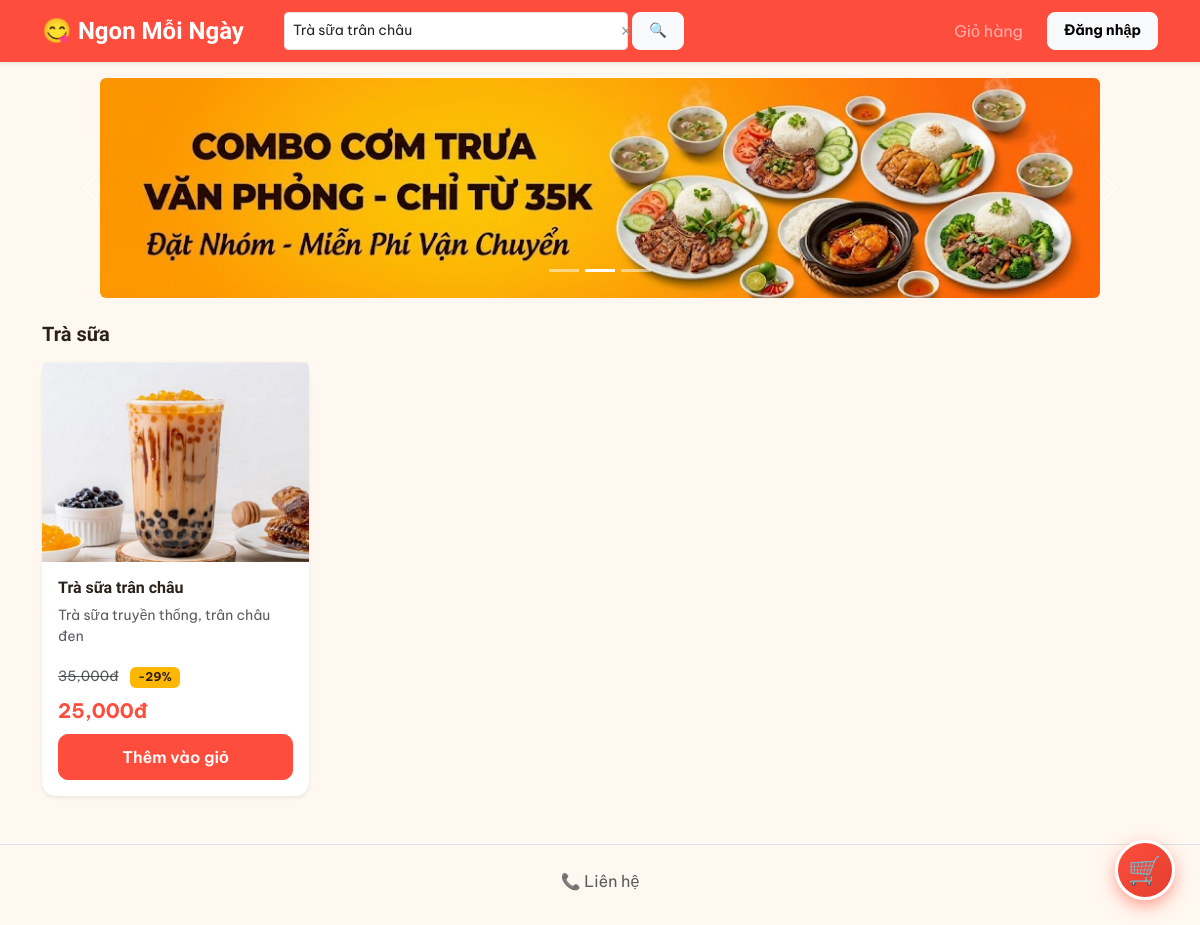
The app's page /index.php?tim=Trà sữa trân châu with its own data.
### tables this page shows
CREATE TABLE `banner` (
  `id` int(11) NOT NULL,
  `hinh_anh` varchar(255) NOT NULL,
  `tieu_de` varchar(200) DEFAULT NULL,
  `thu_tu` int(11) NOT NULL DEFAULT 0,
  `kich_hoat` tinyint(1) NOT NULL DEFAULT 1
);

CREATE TABLE `danh_muc` (
  `id` int(11) NOT NULL,
  `ten_danh_muc` varchar(100) NOT NULL
);

CREATE TABLE `mon_an` (
  `id` int(11) NOT NULL,
  `ten_mon` varchar(150) NOT NULL,
  `gia` decimal(10,0) NOT NULL,
  `gia_goc` decimal(10,0) DEFAULT NULL,
  `gia_von` decimal(10,0) NOT NULL DEFAULT 0,
  `noi_bat` tinyint(1) NOT NULL DEFAULT 0,
  `mo_ta` text DEFAULT NULL,
  `hinh_anh` varchar(255) DEFAULT NULL,
  `id_danh_muc` int(11) DEFAULT NULL,
  `con_hang` tinyint(1) DEFAULT 1
);

### index.php (the view, shortened to what this page needs)
<?php
include 'config/ketnoi.php';
include 'includes/header.php';
$tu_khoa = isset($_GET['tim']) ? trim($_GET['tim']) : '';
$ket_qua_danhmuc = $conn->query("SELECT * FROM danh_muc");
$danh_sach_danh_muc = [];
while ($row = $ket_qua_danhmuc->fetch_assoc()) { $danh_sach_danh_muc[] = $row; }
$ds_banner = $conn->query("SELECT * FROM banner WHERE kich_hoat = 1 ORDER BY thu_tu ASC");
$banners = [];
while ($b = $ds_banner->fetch_assoc()) { $banners[] = $b; }
$icon_danh_muc = [
    'Trà sữa' => '🧋', 'Cơm' => '🍚', 'Đồ ăn vặt' => '🍟',
    'Bún - Phở' => '🍜', 'Burger - Pizza' => '🍔', 'Nước uống' => '🥤',
    'Tráng miệng' => '🍰', 'Món chay' => '🥗', 'Lẩu - Nướng' => '🍢',
];
$gio_hien_tai = (int) date('H');
if ($gio_hien_tai >= 5 && $gio_hien_tai < 10) {
    $khung_gio = 'sang'; $tieu_de_khung_gio = '☀️ Gợi ý bữa sáng cho bạn';
} elseif ($gio_hien_tai >= 10 && $gio_hien_tai < 14) {
    $khung_gio = 'trua'; $tieu_de_khung_gio = '🌤️ Gợi ý bữa trưa cho bạn';
} elseif ($gio_hien_tai >= 14 && $gio_hien_tai < 22) {
    $khung_gio = 'toi'; $tieu_de_khung_gio = '🌙 Gợi ý bữa tối cho bạn';
} else {
    $khung_gio = 'toi'; $tieu_de_khung_gio = '🌃 Đói bụng đêm khuya? Thử ngay';
}
$map_khung_gio = [
    'Bún - Phở'      => ['sang', 'trua'],
    'Cơm'            => ['trua', 'toi'],
    'Trà sữa'        => ['sang', 'trua', 'toi'],
    'Đồ ăn vặt'      => ['toi'],
    'Burger - Pizza' => ['trua', 'toi'],
    'Nước uống'      => ['sang', 'trua', 'toi'],
    'Tráng miệng'    => ['trua', 'toi'],
    'Món chay'       => ['trua', 'toi'],
    'Lẩu - Nướng'    => ['toi'],
];
$id_danh_muc_phu_hop = [];
foreach ($danh_sach_danh_muc as $dm) {
    $slots = $map_khung_gio[$dm['ten_danh_muc']] ?? ['sang', 'trua', 'toi'];
    if (in_array($khung_gio, $slots)) {
        $id_danh_muc_phu_hop[] = $dm['id'];
    }
}
?>
<?php if (count($banners) > 0): ?>
<div id="bannerThat" class="carousel slide mt-3" data-bs-ride="carousel" data-bs-interval="2500">
    <div class="carousel-indicators">
        <?php foreach ($banners as $i => $b): ?>
            <button type="button" data-bs-target="#bannerThat" data-bs-slide-to="<?php echo $i; ?>" class="<?php echo $i==0?'active':''; ?>"></button>
        <?php endforeach; ?>
    </div>
    <div class="carousel-inner rounded" style="max-width:1000px;margin:0 auto;">
        <?php foreach ($banners as $i => $b): ?>
        <div class="carousel-item <?php echo $i==0?'active':''; ?>">
            <img src="assets/img/<?php echo $b['hinh_anh']; ?>" class="d-block w-100" style="height:220px;object-fit:cover;">
        </div>
        <?php endforeach; ?>
    </div>
    <?php if (count($banners) > 1): ?>
    <button class="carousel-control-prev" type="button" data-bs-target="#bannerThat" data-bs-slide="prev">
        <span class="carousel-control-prev-icon"></span>
    </button>
    <button class="carousel-control-next" type="button" data-bs-target="#bannerThat" data-bs-slide="next">
        <span class="carousel-control-next-icon"></span>
    </button>
    <?php endif; ?>
</div>
<?php endif; ?>
<div class="container my-4">
    <?php if ($tu_khoa == ''): ?>
        <h4 class="fw-bold mb-3">Danh mục món ăn</h4>
        <div class="row row-cols-2 row-cols-md-3 row-cols-lg-4 g-3 mb-5">
            <?php $idx = 0; foreach ($danh_sach_danh_muc as $dm):
                $idx++;
                $icon = $icon_danh_muc[$dm['ten_danh_muc']] ?? '🍽️';
                $mau = ['var(--primary)','var(--secondary)','var(--accent)'][$idx % 3];
            ?>
            <div class="col">
                <a href="danh_muc.php?id=<?php echo $dm['id']; ?>" class="text-decoration-none">
                    <div class="card h-100 shadow-sm border-0 text-center">
                        <div class="card-body py-4">
                            <div class="fs-1 mb-2"><?php echo $icon; ?></div>
                            <h6 class="fw-bold mb-0" style="color:<?php echo $mau; ?>;"><?php echo $dm['ten_danh_muc']; ?></h6>
                        </div>
                    </div>
                </a>
            </div>
            <?php endforeach; ?>
        </div>
        <?php if (count($id_danh_muc_phu_hop) > 0):
            $placeholders = implode(',', array_fill(0, count($id_danh_muc_phu_hop), '?'));
            $types = str_repeat('i', count($id_danh_muc_phu_hop));
            $sql_kg = "SELECT * FROM mon_an WHERE id_danh_muc IN ($placeholders) ORDER BY RAND() LIMIT 8";
            $stmt_kg = $conn->prepare($sql_kg);
            $stmt_kg->bind_param($types, ...$id_danh_muc_phu_hop);
            $stmt_kg->execute();
            $ds_khung_gio = $stmt_kg->get_result();
            if ($ds_khung_gio->num_rows > 0):
        ?>
        <h4 class="fw-bold mb-3"><?php echo $tieu_de_khung_gio; ?></h4>
        <div class="row row-cols-2 row-cols-md-3 row-cols-lg-4 g-3 mb-5">
            <?php while ($mon = $ds_khung_gio->fetch_assoc()) { include 'includes/the_mon_an.php'; } ?>
        </div>
        <?php endif; endif; ?>
        <?php
        $ds_banchay = $conn->query("
            SELECT mon_an.*, SUM(chi_tiet_don_hang.so_luong) as tong_ban
            FROM mon_an
            JOIN chi_tiet_don_hang ON chi_tiet_don_hang.id_mon = mon_an.id
            JOIN don_hang ON chi_tiet_don_hang.id_don_hang = don_hang.id
            WHERE don_hang.trang_thai != 'da_huy'
            GROUP BY mon_an.id
            ORDER BY tong_ban DESC
            LIMIT 8
        ");
        if ($ds_banchay->num_rows > 0):
        ?>
        <h4 class="fw-bold mb-3">🏆 Top món bán chạy</h4>
        <div class="row row-cols-2 row-cols-md-3 row-cols-lg-4 g-3 mb-5">
            <?php while ($mon = $ds_banchay->fetch_assoc()) { include 'includes/the_mon_an.php'; } ?>
        </div>
        <?php endif; ?>
        <?php
        $ds_giam_gia = $conn->query("
            SELECT * FROM mon_an
            WHERE gia_goc IS NOT NULL AND gia_goc > gia
            ORDER BY (1 - gia/gia_goc) DESC
            LIMIT 8
        ");
        if ($ds_giam_gia->num_rows > 0):
        ?>
        <div class="d-flex align-items-center gap-2 mb-3">
            <h4 class="fw-bold mb-0">🔥 Giảm giá sâu</h4>
            <span class="badge" style="background:var(--accent);color:var(--dark);">Số lượng có hạn</span>
        </div>
        <div class="row row-cols-2 row-cols-md-3 row-cols-lg-4 g-3 mb-5">
            <?php while ($mon = $ds_giam_gia->fetch_assoc()) { include 'includes/the_mon_an.php'; } ?>
        </div>
        <?php endif; ?>
        <?php
        $ds_noi_bat = $conn->query("SELECT * FROM mon_an WHERE noi_bat = 1 ORDER BY id DESC LIMIT 8");
        if ($ds_noi_bat->num_rows > 0):
        ?>
        <h4 class="fw-bold mb-3">⭐ Món đặc sắc</h4>
        <div class="row row-cols-2 row-cols-md-3 row-cols-lg-4 g-3 mb-5">
            <?php while ($mon = $ds_noi_bat->fetch_assoc()) { include 'includes/the_mon_an.php'; } ?>
        </div>
        <?php endif; ?>
    <?php else: ?>
        <?php
        foreach ($danh_sach_danh_muc as $danhmuc) {
            $stmt = $conn->prepare("SELECT * FROM mon_an WHERE id_danh_muc = ? AND ten_mon LIKE ?");
            $tu_khoa_like = "%" . $tu_khoa . "%";
            $stmt->bind_param("is", $danhmuc['id'], $tu_khoa_like);
            $stmt->execute();
            $ket_qua_mon = $stmt->get_result();
            if ($ket_qua_mon->num_rows == 0) continue;
            echo "<h5 class='fw-bold mt-4 mb-3'>" . $danhmuc['ten_danh_muc'] . "</h5>";
            echo "<div class='row row-cols-2 row-cols-md-3 row-cols-lg-4 g-3 mb-4'>";
            while ($mon = $ket_qua_mon->fetch_assoc()) {
                include 'includes/the_mon_an.php';
            }
            echo "</div>";
        }
        ?>
    <?php endif; ?>
</div>
<?php include 'includes/footer.php'; ?>

### includes/the_mon_an.php (shortened to what this page needs)
<?php
$anh = !empty($mon['hinh_anh']) ? $mon['hinh_anh'] : 'no-image.jpg';
$het_hang = isset($mon['con_hang']) && $mon['con_hang'] == 0;
?>
<div class="col">
    <div class="card h-100 shadow-sm border-0">
        <div class="position-relative">
            <a href="mon_chi_tiet.php?id=<?php echo $mon['id']; ?>">
                <img src="assets/img/<?php echo $anh; ?>" class="card-img-top"
                     style="aspect-ratio:4/3;object-fit:cover;width:100%;<?php echo $het_hang ? 'filter:grayscale(70%);opacity:0.6;' : ''; ?>">
            </a>
        </div>
        <div class="card-body d-flex flex-column">
            <h6 class="card-title fw-bold">
                <a href="mon_chi_tiet.php?id=<?php echo $mon['id']; ?>" class="text-decoration-none" style="color:var(--dark);"><?php echo $mon['ten_mon']; ?></a>
            </h6>
            <p class="card-text text-muted small flex-grow-1"><?php echo $mon['mo_ta']; ?></p>
            <?php if (!empty($mon['gia_goc']) && $mon['gia_goc'] > $mon['gia']):
                $phantram = round((1 - $mon['gia'] / $mon['gia_goc']) * 100);
            ?>
            <div class="mb-2">
                <span class="text-muted text-decoration-line-through small me-2"><?php echo number_format($mon['gia_goc']); ?>đ</span>
                <span class="badge badge-giam">-<?php echo $phantram; ?>%</span>
            </div>
            <?php endif; ?>
            <p class="fw-bold fs-5 mb-2" style="color:var(--primary);"><?php echo number_format($mon['gia']); ?>đ</p>
            <?php if ($het_hang): ?>
                <button type="button" class="btn btn-secondary w-100" disabled>Hết hàng</button>
            <?php else: ?>
                <button type="button" class="btn btn-brand w-100 btn-them-gio" data-id="<?php echo $mon['id']; ?>">Thêm vào giỏ</button>
            <?php endif; ?>
        </div>
    </div>
</div>

### assets/css/style.css (style rules this page uses)
:root { --primary: #FF4D3D; --primary-dark: #E23E2E; --primary-light: #FFE4DE; --secondary: #0D9488; --accent: #FFB703; --dark: #2B2118; --bg-page: #FFF8F0; --muted: #8A7F72; }
body { font-family: 'Be Vietnam Pro', sans-serif; color: var(--dark); background: var(--bg-page); }
h1, h2, h3, h4, h5, h6, .navbar-brand, .card-title { font-family: 'Baloo 2', sans-serif; font-weight: 700; }
.btn-brand { background: var(--primary); border-color: var(--primary); color: #fff; }
.badge-giam { background: var(--accent); color: var(--dark); font-weight: 700; }
.btn { padding: 10px 22px; font-size: 1rem; font-weight: 600; border-radius: 10px; transition: all 0.15s ease; }
.card { border-radius: 14px !important; }

### records on screen
banner: hinh_anh (picture)
danh_muc: ten_danh_muc "Trà sữa"
mon_an: hinh_anh (placeholder picture), ten_mon "Trà sữa trân châu", mo_ta "Trà sữa truyền thống, trân châu đen", gia_goc "35,000", phantram "29", gia "25,000"
